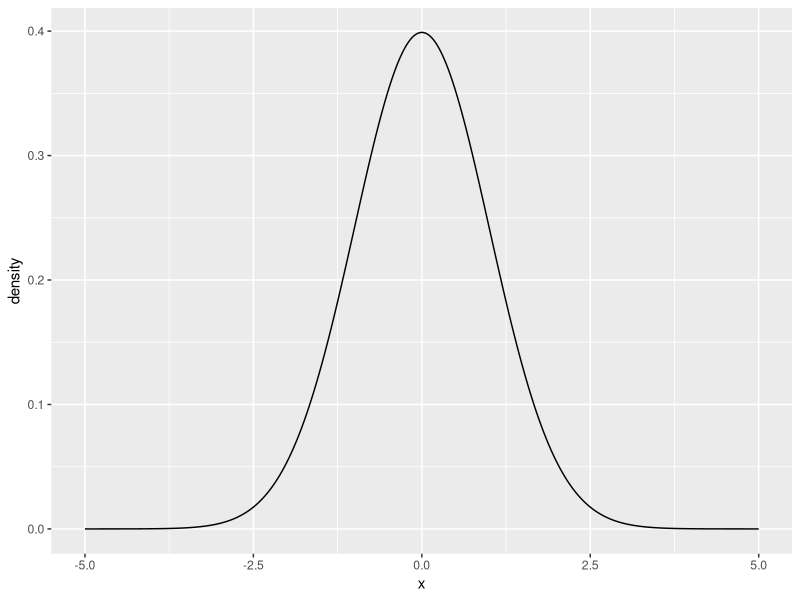
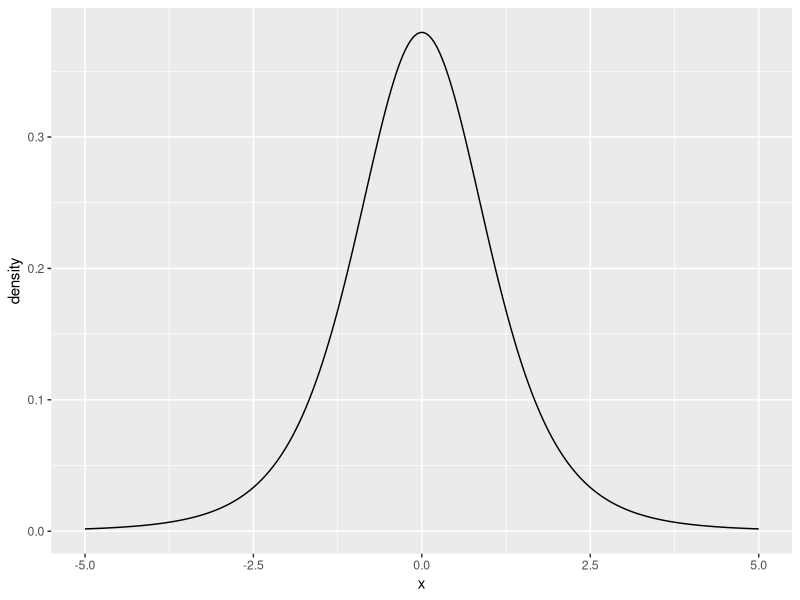
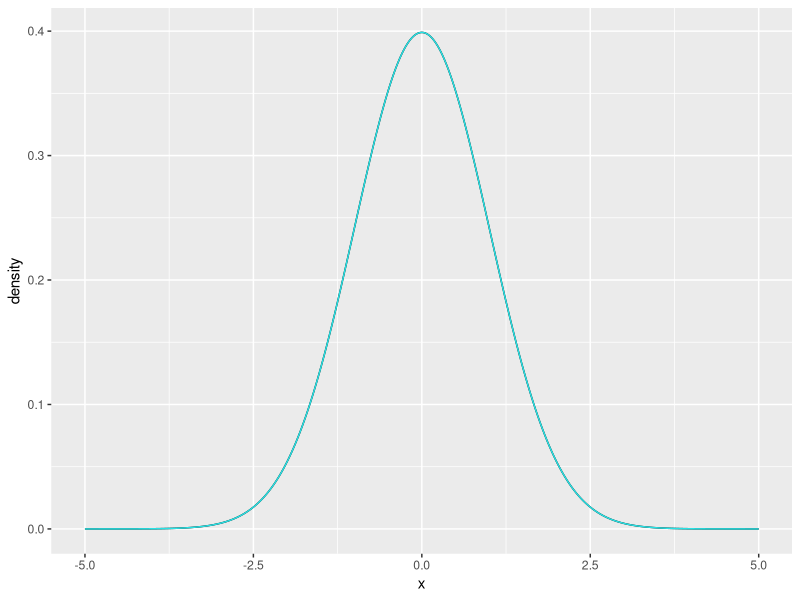

Recreate these plots in R, in order.
library(dplyr)
library(ggplot2)

norm_dens <- function(mu = 0, sigma = 1) {
  x <- seq(mu - 5*sigma, mu + 5*sigma, length.out = 1000)
  data_frame(x=x, density=dnorm(x, mu, sigma))
}

t_dens <- function(df) {
  x <- seq(-5, 5, length.out = 1000)
  data_frame(x=x, density=dt(x, df))
}

(n01 <- ggplot(aes(x=x, y=density), data=norm_dens(0,1)) + geom_line())

ggplot(aes(x=x, y=density), data=t_dens(5)) + geom_line()

n01 + 
    geom_line(aes(x=x, y=density), data=t_dens(Inf), color=5)
  

